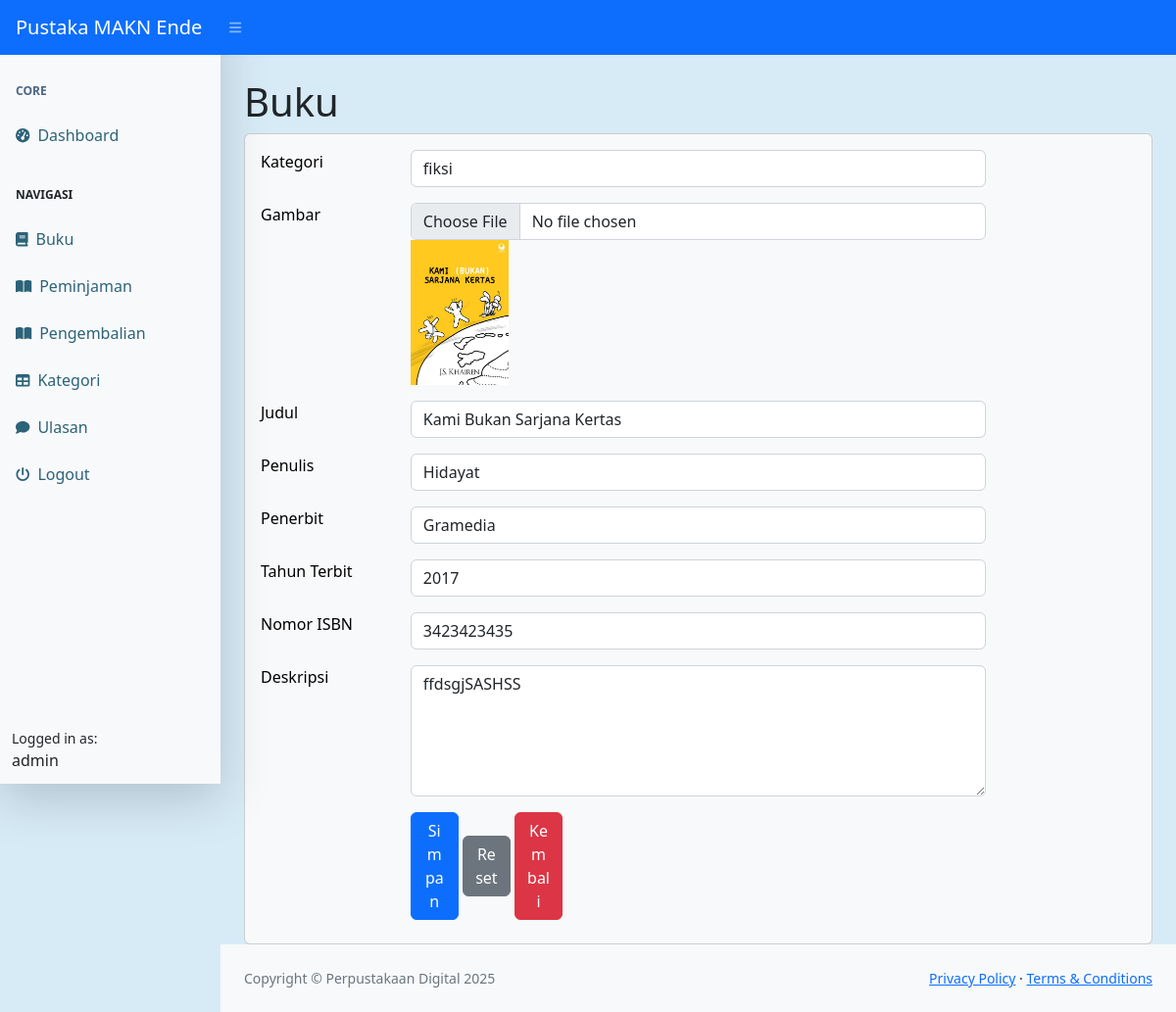
The page /dashboard.php?page=buku_ubah&&id=17 (signed in) on the database its author committed.
### tables this page shows
CREATE TABLE `buku` (
  `id_buku` int(11) NOT NULL,
  `id_kategori` int(11) DEFAULT NULL,
  `judul` varchar(255) DEFAULT NULL,
  `gambar` varchar(225) DEFAULT NULL,
  `penulis` varchar(255) DEFAULT NULL,
  `penerbit` varchar(255) DEFAULT NULL,
  `tahun_terbit` varchar(225) DEFAULT NULL,
  `isbn` varchar(225) DEFAULT NULL,
  `sinopsis` text DEFAULT NULL
);

CREATE TABLE `kategori` (
  `id_kategori` int(11) NOT NULL,
  `kategori` varchar(255) DEFAULT NULL
);

### buku_ubah.php (the view, shortened to what this page needs)
<h1 class="mt-4">Buku</h1>
<div class="card text-bg-light">
    <div class="card-body">
        <div class="row">
            <form method="post">
                <?php
                    $id = $_GET['id'];
                    $query = mysqli_query($koneksi, "SELECT*FROM buku WHERE id_buku='$id'");
                    $data = mysqli_fetch_array($query);
                ?>
                    <div class="row mb-3">
                        <div class="col-md-2">Kategori</div>
                        <div class="col-md-8">
                            <select name="id_kategori" class="form-control">
                                <?php
                                    $kat = mysqli_query($koneksi, "SELECT * FROM kategori");
                                    while($kategori = mysqli_fetch_array($kat)){
                                        ?>
                                        <option <?php if($kategori['id_kategori'] == $data['id_kategori']) echo 'selected'; ?> value="<?php echo $kategori['id_kategori']; ?>">
                                            <?php echo $kategori['kategori']; ?>
                                        </option>
                                        <?php
                                    }
                                ?>
                            </select>
                        </div>
                    </div>
                 <div class="row mb-3">
                        <div class="col-md-2">Gambar</div>
                        <div class="col-md-8">
                            <input type="file" class="form-control" name="gambar">
                            <?php if ($data['gambar']) : ?>
                                <img src="upload/<?= $data['gambar']; ?>" width="100">
                            <?php endif; ?>
                        </div>
                </div>
                <div class="row mb-3">
                <div class="col-md-2">Judul</div>
                    <div class="col-md-8">
                        <input type="text" class="form-control" name="judul" value="<?= $data ['judul']; ?>">
                    </div>
                </div>
                <div class="row mb-3">
                <div class="col-md-2">Penulis</div>
                    <div class="col-md-8">
                        <input type="text"  class="form-control" name="penulis" value="<?= $data ['penulis']; ?>">
                    </div>
                </div>
                <div class="row mb-3">
                <div class="col-md-2">Penerbit</div>
                    <div class="col-md-8">
                        <input type="text" class="form-control" name="penerbit" value="<?= $data ['penerbit']; ?>">
                    </div>
                </div>
                <div class="row mb-3">
                <div class="col-md-2">Tahun Terbit</div>
                    <div class="col-md-8">
                        <input type="number"  class="form-control" name="tahun_terbit" value="<?= $data ['tahun_terbit']; ?>">
                    </div>
                </div>
                <div class="row mb-3">
                <div class="col-md-2">Nomor ISBN</div>
                    <div class="col-md-8">
                        <input type="number"  class="form-control" name="isbn" value="<?= $data ['isbn']; ?>">
                    </div>
                </div>
                <div class="row mb-3">
                <div class="col-md-2">Deskripsi</div>
                    <div class="col-md-8">
                        <textarea name="sinopsis" rows="5" class="form-control"><?= $data ['sinopsis']; ?></textarea>
                    </div>
                </div>
                <div class="row">
                    <div class="col-md-2"></div>
                    <div class="col-md-8">
                        <button type="submit" class="btn btn-primary btn-md col-12 col-md-8 col-lg-1 mb-2" name="submit">Simpan</button>
                        <button type="reset" class="btn btn-secondary btn-md col-12 col-md-8 col-lg-1 mb-2">Reset</button>
                        <a href="?page=buku" class="btn btn-danger btn-md col-12 col-md-8 col-lg-1 mb-2">Kembali</a>
                    </div>
                </div>
            </form>
        </div>
    </div>
</div>

### rows shown on the page
buku: id_kategori "fiksi", gambar (picture), judul "Kami Bukan Sarjana Kertas", penulis "Hidayat", penerbit "Gramedia", tahun_terbit "2017", isbn "3423423435", sinopsis "ffdsgjSASHSS"

### other values the page prints
$_SESSION['user']['nama'] "admin"
